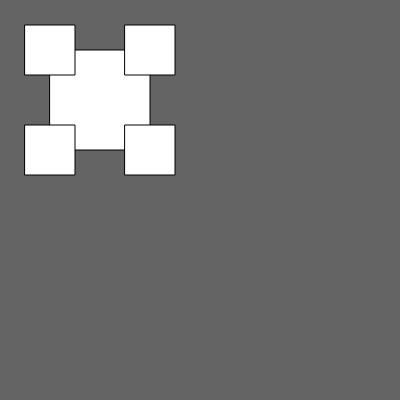
Frame 1 (no input)
Frame 60 (no input): identical to frame 1, image omitted
Frame 120 (the mouse pressed at the canvas centre since frame 60): identical to frame 1, image omitted

The p5.js sketch that drew this single still picture (run headless with seeded random() and noise() and a simulated clock; from frame 60 on, the mouse is pressed at the canvas centre):

// p5.js sketch
// ── sketch.js
function setup() {
    createCanvas(400, 400);
}

function draw() {
    background(100);

    rect(50, 50, 100, 100);
    rect(25, 25, 50, 50);
    rect(125, 25, 50, 50);
    rect(25, 125, 50, 50);
    rect(125, 125, 50, 50);

    // Now you try!
}
